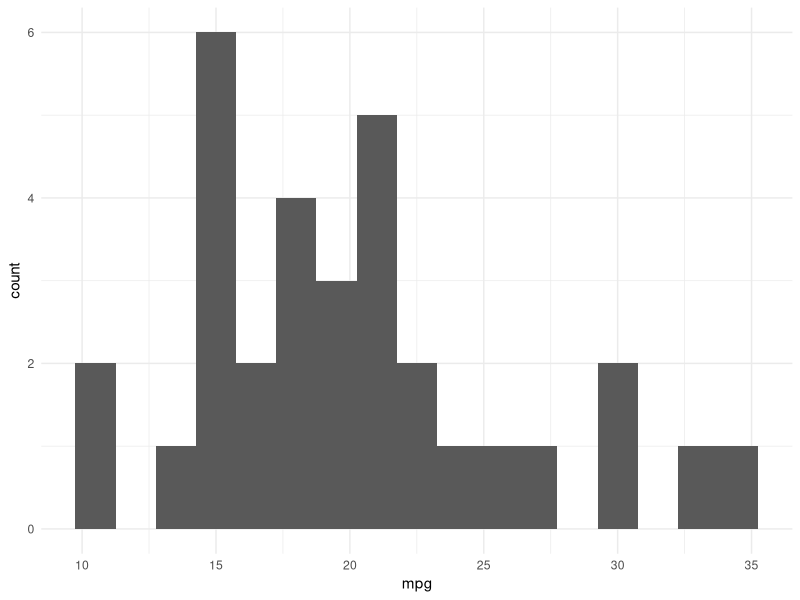
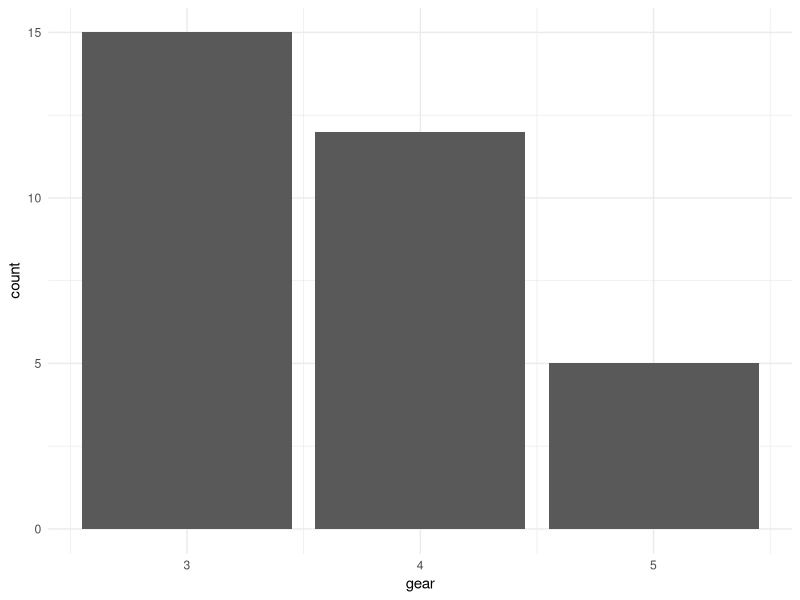
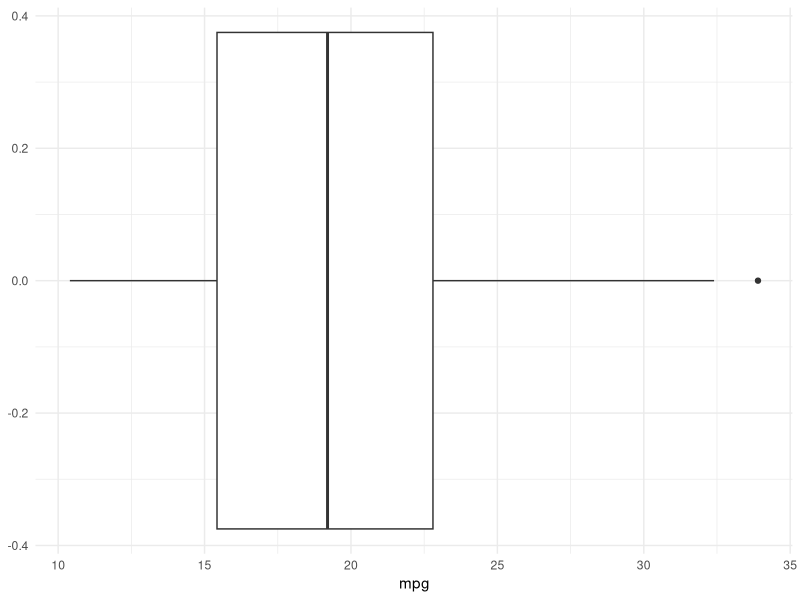
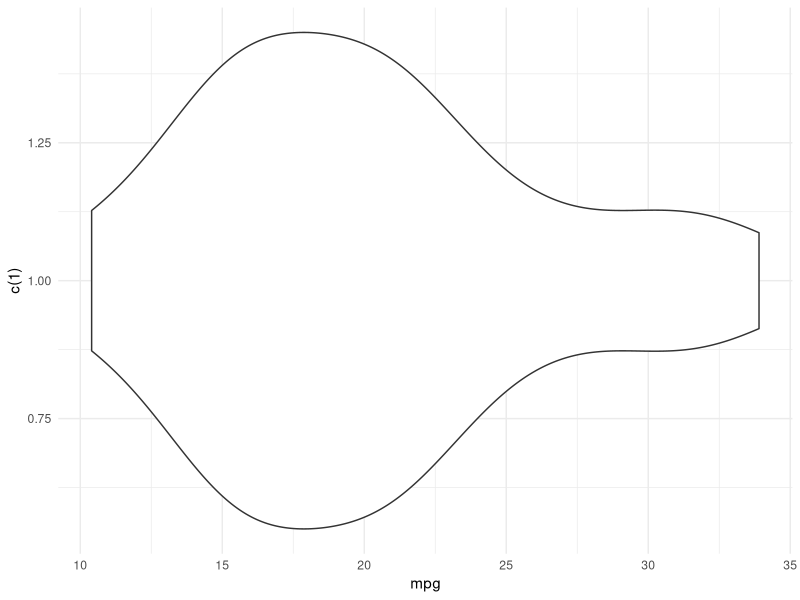
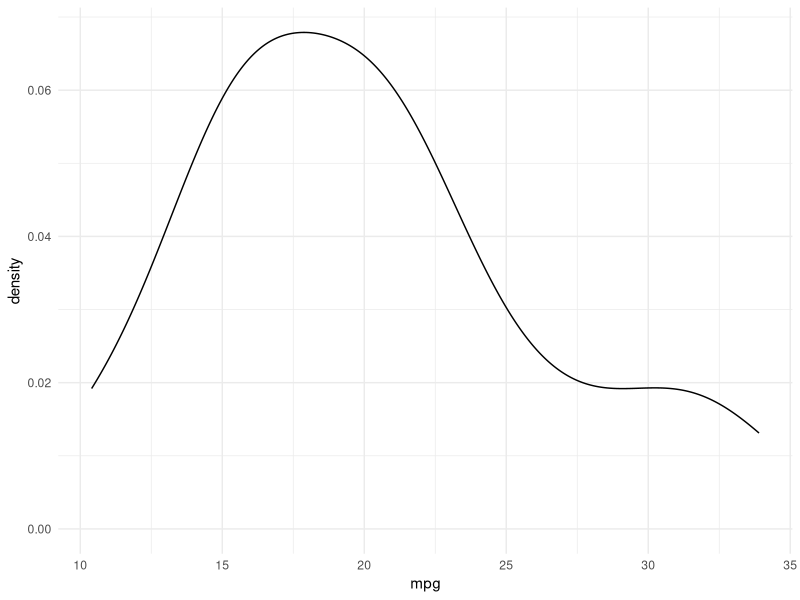
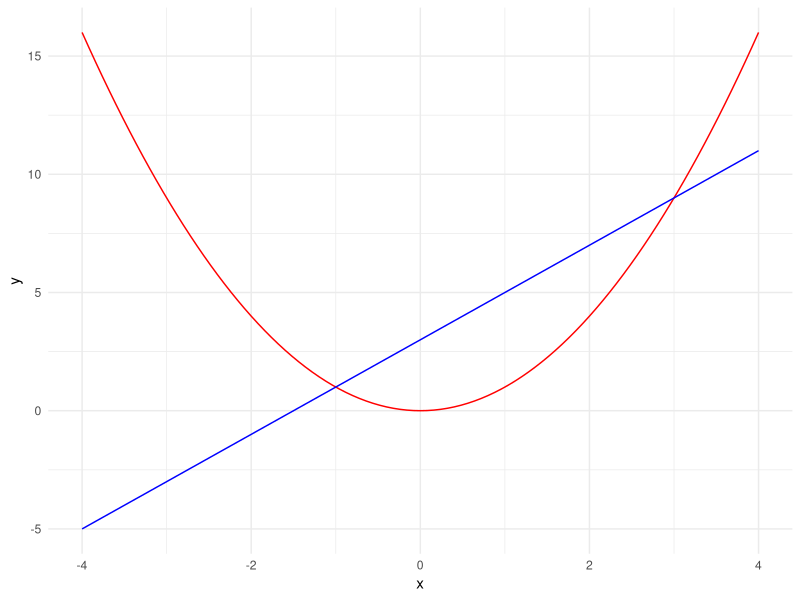
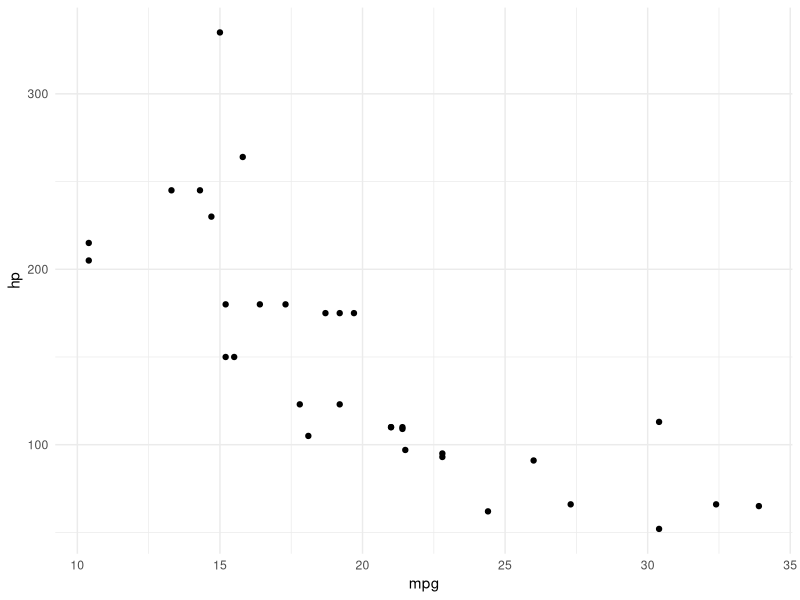
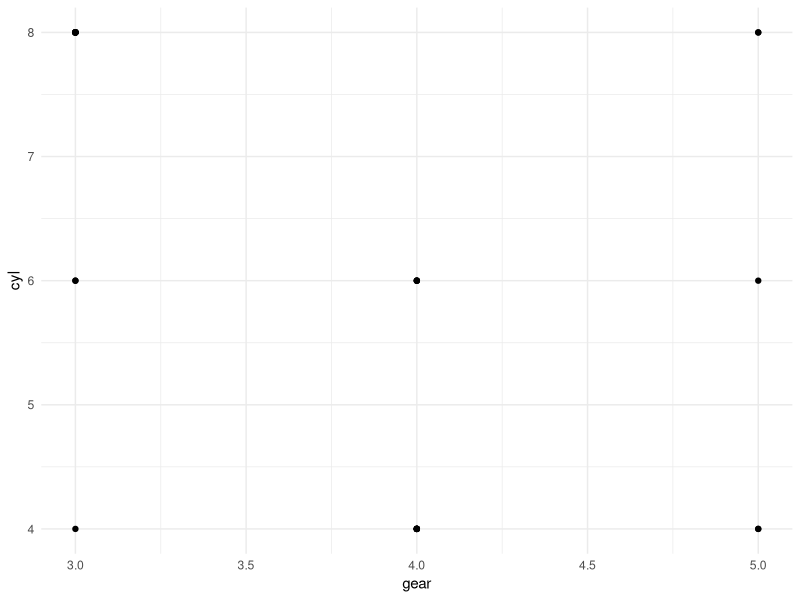

These charts were generated, in order, by the following R code:
## ---- chunk 1
#| fig-cap: Beispiel für ein Histogramm für einen kontinuierlichen Wertebereich 

library(ggplot2)

mtcars |> ggplot(aes(mpg)) + geom_histogram(binwidth= 1.5) + theme_minimal()
## ---- chunk 2
#| fig-cap: Beispiel für ein Histogramm für einen diskreten Wertebereich 

# library(ggplot2)

mtcars |> ggplot(aes(gear)) + geom_bar() + theme_minimal()
## ---- chunk 3
#| fig-cap: Beispiel für einen Boxplot 

# library(ggplot2)

mtcars |> ggplot(aes(mpg)) + geom_boxplot() + theme_minimal()
## ---- chunk 4
#| fig-cap: Beispiel eines violinplot 

# library(ggplot2)

mtcars |> ggplot(aes(mpg, c(1))) + geom_violin() + theme_minimal()
## ---- chunk 5
#| fig-cap: Beispiel eines Dichteplots 

# library(ggplot2)

mtcars |> ggplot(aes(mpg)) + geom_density() + theme_minimal()
## ---- chunk 6
#| fig-cap: Beispiel eines Funktionsplots mit einer linearen und einer quadratischen Funktionen 

# library(ggplot2)

data.frame(x = c(-4, 4)) |> ggplot(aes(x)) + 
    geom_line(stat = "function", fun = function (x) { x^2 }, color = "red") + 
    geom_line(stat = "function", fun = function (x) { 2*x + 3 }, color = "blue") + 
    theme_minimal()
## ---- chunk 7
#| fig-cap: Beispiel eines Streudiagramms 

# library(ggplot2)

mtcars |> ggplot(aes(mpg, hp)) + geom_point() + theme_minimal()
## ---- chunk 8
#| fig-cap: Beispiel eines Streudiagramms mit überlagernden Punkten aus zwei diskreten Variablen

mtcars |> ggplot(aes(gear, cyl)) + geom_point() + theme_minimal()
## ---- chunk 9
#| fig-cap: Beispiel eines Jitter-Diagramms mit zwei diskreten Variablen. Jitter-Bereiche sind Rot hervorgehoben.

mtcars |> ggplot(aes(gear, cyl)) + geom_jitter() + geom_tile(color="red", fill = NA) + theme_minimal()
## ---- chunk 10
#| fig-lab: fig-bsp-streudiagramm-mit-ausgleich
#| fig-cap: Beispiel einer Ausgleichsgeraden in einem Streudiagramm

# library(ggplot2)

mtcars |> 
    ggplot(aes(mpg, hp)) + 
    geom_point() +  
    geom_smooth(method="lm", se = FALSE) + 
    theme_minimal() -> diag

 suppressMessages(print(diag))
## ---- chunk 11
#| fig-cap: Beispiel eines Diagramms mit diskreten und kontinuierlichen Variablen 

# library(ggplot2)

mtcars |> ggplot(aes(mpg, factor(gear))) + geom_boxplot() + theme_minimal()
## ---- chunk 12
#| fig-cap: Beispiel für die Farbkodierung einer dritten diskreten Dimension

# library(ggplot2)

mtcars |> 
    ggplot(aes(mpg, hp, color= factor(gear))) + 
    geom_point() +  
    theme_minimal() -> diag

 suppressMessages(print(diag))
## ---- chunk 13
#| fig-cap: Beispiel für die Grössenkodierung einer dritten diskreten Dimension

# library(ggplot2)

mtcars |> 
    ggplot(aes(mpg, hp, size = disp)) + 
    geom_point() +  
    theme_minimal() -> diag

 suppressMessages(print(diag))
## ---- chunk 14
#| fig-cap: Beispiel für die Formkodierung einer dritten diskreten Dimension
mtcars |> 
    ggplot(aes(mpg, hp, shape = factor(gear))) + 
    geom_point() +  
    theme_minimal() -> diag

 suppressMessages(print(diag))
## ---- chunk 15
#| fig-cap: Beispiel die Gliederung in Teildiagramme mithilfe einer dritten diskreten Dimension
#| 
mtcars |> 
    ggplot(aes(mpg, hp)) + 
    geom_point() +
    facet_wrap(vars(gear)) -> diag

 suppressMessages(print(diag))
